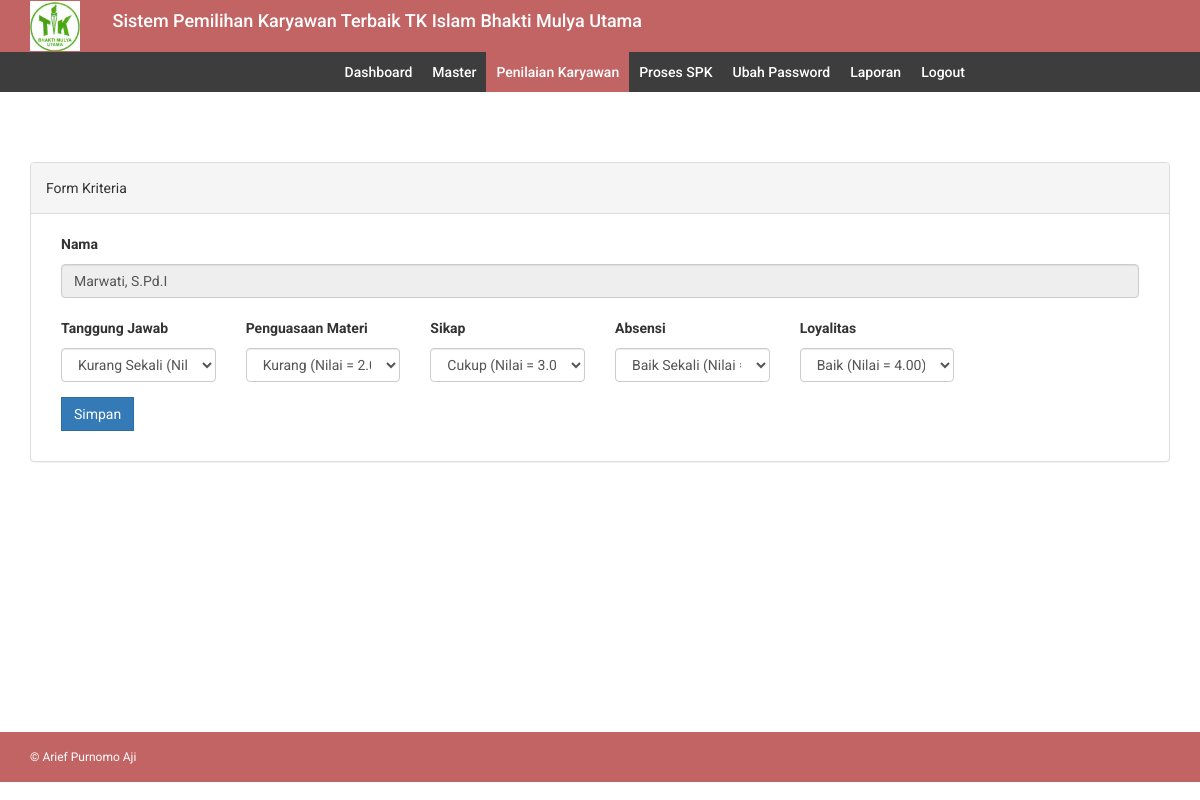
Page /edit_tpa.php?id=12 (signed in) on the earlier database version.
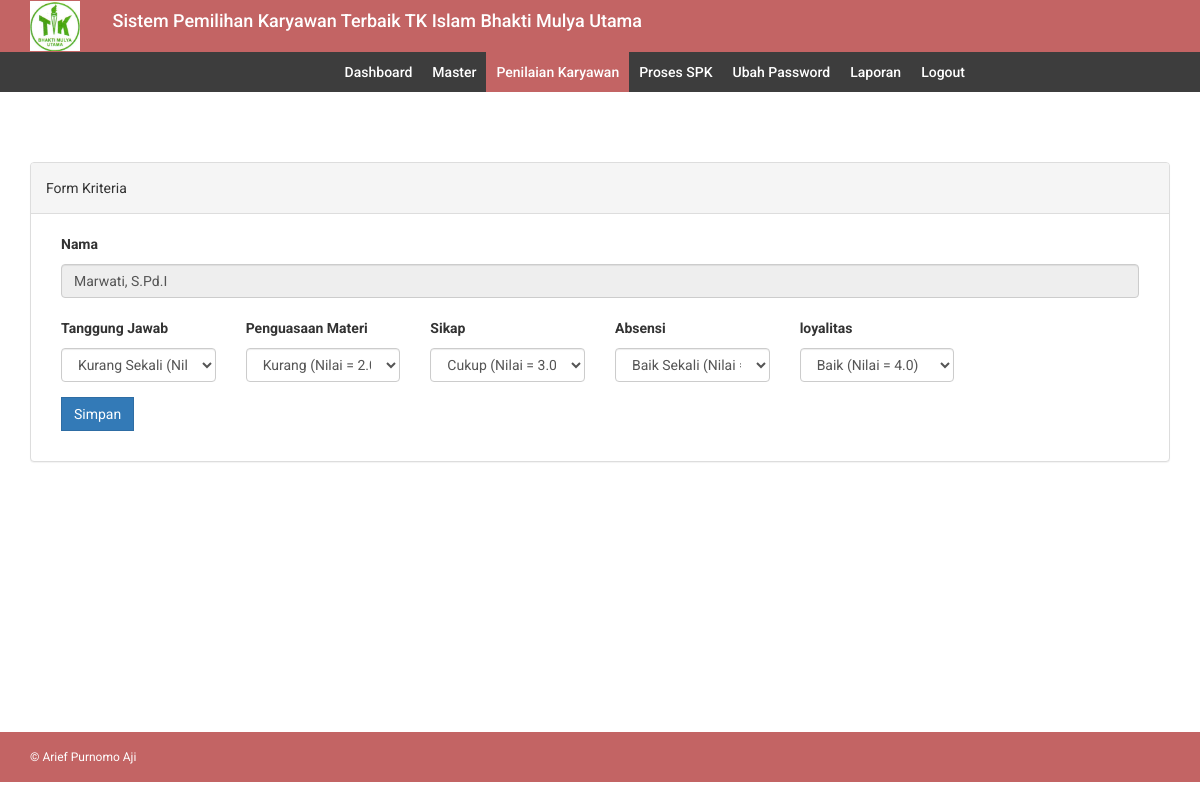
Same page on the later database version.
### tables this page shows
CREATE TABLE `kriteria` (
  `id_kriteria` int(11) NOT NULL AUTO_INCREMENT,
  `kriteria` varchar(32) DEFAULT NULL,
  `bobot` float(5,1) DEFAULT NULL,
  `type` varchar(12) DEFAULT NULL,
  PRIMARY KEY (`id_kriteria`)
);

CREATE TABLE `sub_kriteria` (
  `id_subkriteria` int(11) NOT NULL AUTO_INCREMENT,
  `id_kriteria` int(11) NOT NULL,
  `subkriteria` varchar(255) NOT NULL,
  `nilai` float(10,1) DEFAULT NULL,
  PRIMARY KEY (`id_subkriteria`)
);

### db/db_config.php (called while the page is built, shortened)
<?php
	class database extends PDO{
		protected $dsn = 'mysql:host=localhost;dbname=db_spk';
		protected $dsu = 'root';
		protected $dsp = '';
		private $cmd = '';
		function __construct(){
			try {
				$this->db = new PDO($this->dsn,$this->dsu,$this->dsp);
			} catch (PDOException $e) {
				echo $e->getMessage();
			}
		}
		function select($c,$t){
			$this->cmd = "select $c from $t";
			return $this;
		}
		function where($params){
			$this->cmd .= " where $params";
			return $this;
		}
		function get(){
			$q = $this->db->prepare($this->cmd);
			$q->execute();
			return $q->fetchAll();
		}
		function getnamesubkriteria($subkriteria)
		{
			foreach ($this->select('subkriteria','sub_kriteria')->where("id_subkriteria='$subkriteria'")->get() as $value) {
        		return $value[0];
            }
		}
	}
?>

### edit_tpa.php (the view, shortened to what this page needs)
<?php include 'header.php';?>
<?php include 'menu.php';?>
<div class="content-wrapper">
    <div class="container">
        <div class="row">
            <div class="col-md-12">
            <br/>
              <div class="panel panel-default">
                  <div class="panel-heading">
                    Form Kriteria
                  </div>
                  <div class="panel-body">
                      <form method="post" action="update_tpa.php">
                          <?php foreach ($db->select('hasil_tpa.*,karyawan.id_calon_kr,karyawan.nama','hasil_tpa,karyawan')->where('hasil_tpa.id_calon_kr=karyawan.id_calon_kr and hasil_tpa.id_calon_kr='.$_GET['id'])->get() as $data): ?>
                                <div class="form-group col-md-12">
                                  <label for="nama">Nama</label>
                                  <input type="text" class="form-control" id="nama" name="nama" value="<?= $data['nama']?>" readonly>
                              </div>
                              <?php foreach ($db->select('id_kriteria,kriteria','kriteria')->get() as $r): ?>
	                          <div class="form-group col-md-2">
	                              <label><?= $r['kriteria']?></label>
                                <select required class="form-control" name="kriteria[]">
                                <?php  foreach ($db->select('*','sub_kriteria')->where('id_kriteria = '.$r['id_kriteria'].'')->get() as $val): ?>
                                <option value="<?= $val['id_subkriteria']?>"
                                <?php if($db->getnamesubkriteria($data[$r['kriteria']]) == $val['subkriteria']) { echo ' selected="selected"'; } ?>
                                ><?= $val['subkriteria'] ?> (Nilai = <?= $val['nilai'] ?>)</option>
                                <?php endforeach ?>
                                </select>
	                          </div>
	                          <?php endforeach ?>
                          <?php endforeach ?>
                          <div class="form-group col-md-12">
                              <button class="btn btn-primary">Simpan</button>
                          </div>
                      </form>
                  </div>
              </div>
            </div>
        </div>
        </div>
    </div>
<?php include 'footer.php';?>

Differences in the rows shown:
computed for kriteria "Tanggung Jawab": kriteria.subkriteria "Kurang Sekali (Nilai = 1.00)" → "Kurang Sekali (Nilai = 1.0)"
computed for kriteria "Penguasaan Materi": value "Kurang (Nilai = 2.00)" → "Kurang (Nilai = 2.0)"
computed for kriteria "Sikap": value "Cukup (Nilai = 3.00)" → "Cukup (Nilai = 3.0)"
computed for kriteria "Absensi": value "Baik Sekali (Nilai = 5.00)" → "Baik Sekali (Nilai = 5.0)"
changed kriteria: kriteria "Loyalitas" → "loyalitas"; value "Baik (Nilai = 4.00)" → "Baik (Nilai = 4.0)"
